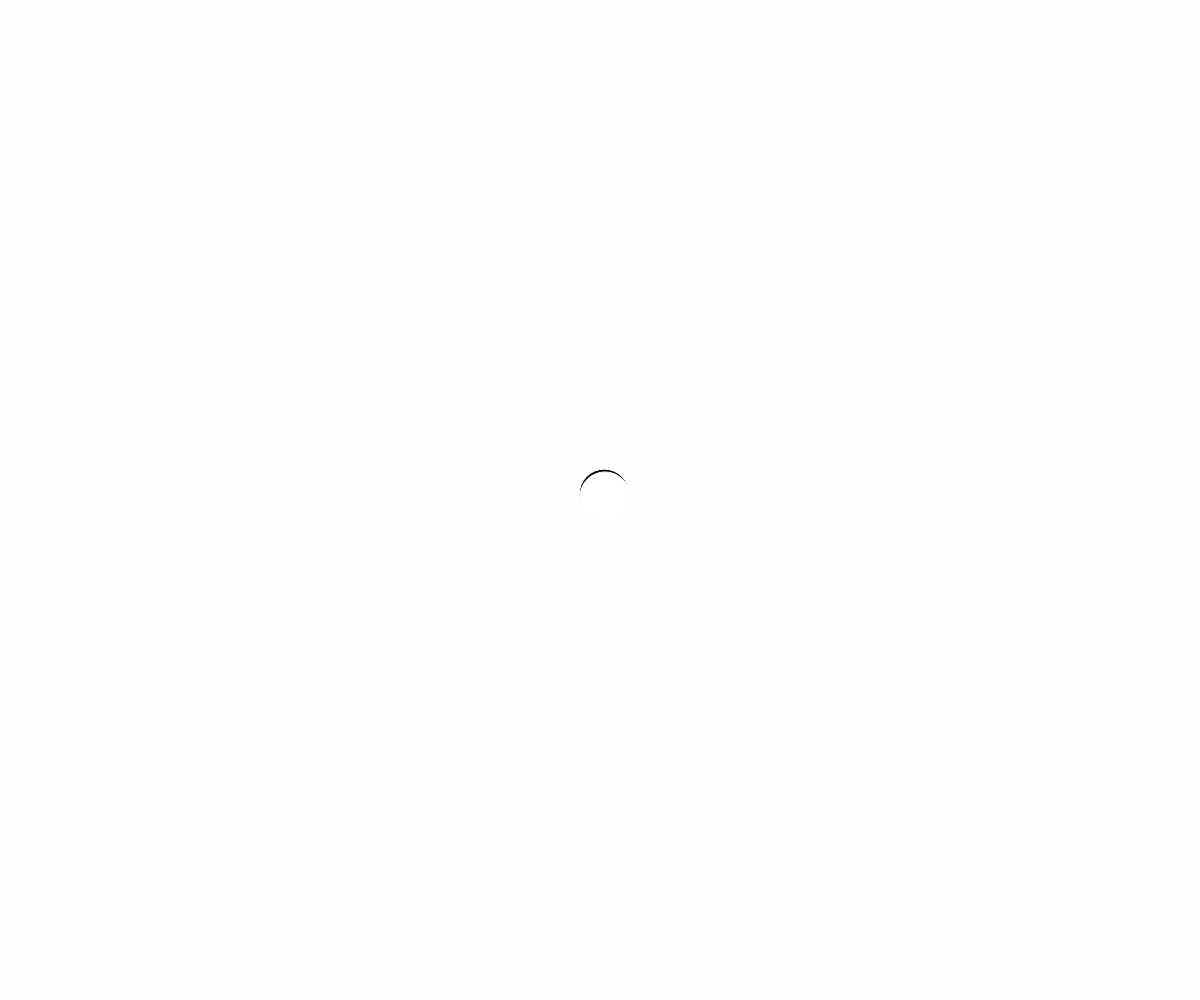
Frame 1 (no input)
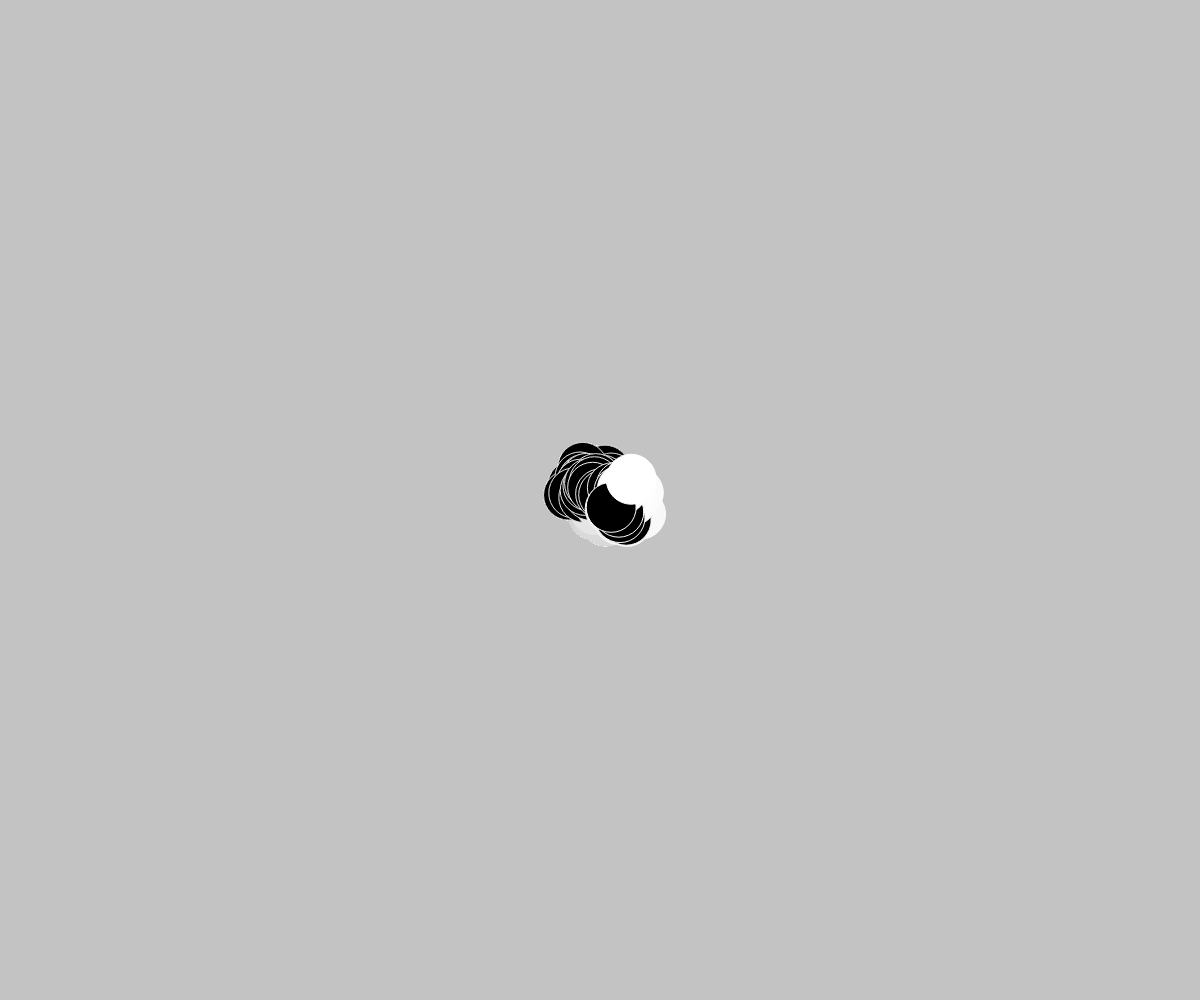
Frame 60 (no input)
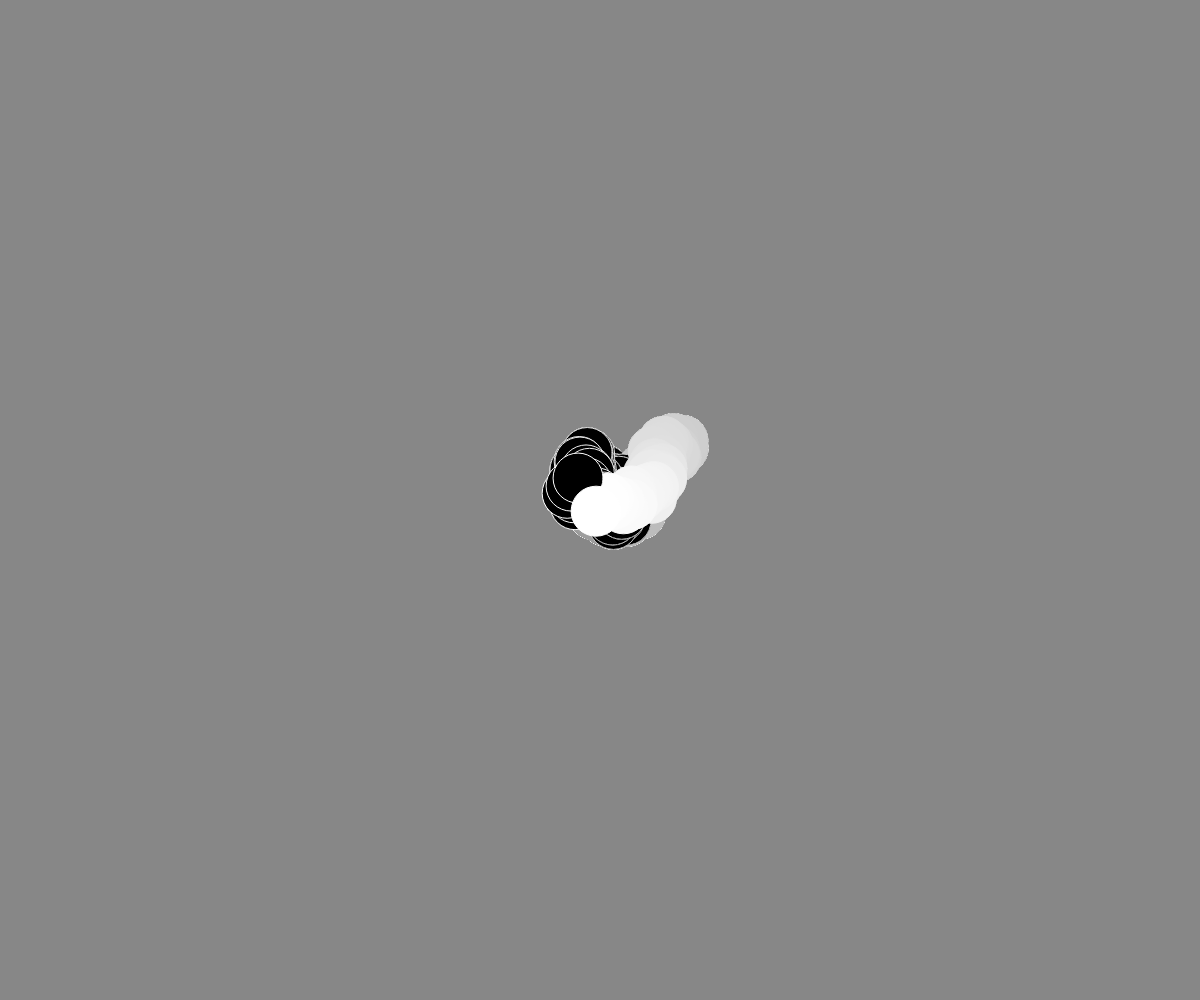
Frame 120 (the mouse pressed at the canvas centre since frame 60)

The p5.js sketch that drew these frames (run headless with seeded random() and noise() and a simulated clock; from frame 60 on, the mouse is pressed at the canvas centre):

// p5.js sketch
// ── sketch.js
var myblob, myblob2;

function setup() {
	createCanvas(windowWidth, windowHeight);

  myblob = new Blob(0);
  myblob2 = new Blob(255); 
}

function draw() {
  background(50, 1);

  myblob.move();
	myblob.display();

	myblob2.move();
	myblob2.display(); 
}



// ── Blob.js
class Blob {
	constructor(c) {
		this.x = width/2;
  	this.y = height/2;

  	this.col = c;

  	stroke(255);
	}

	move() {
		this.x = this.x + random(-10, 10);
	  this.y = this.y + random(-10, 10);
	}

	display() {
		fill(this.col);
		ellipse(this.x, this.y, 50, 50);
	}
}
